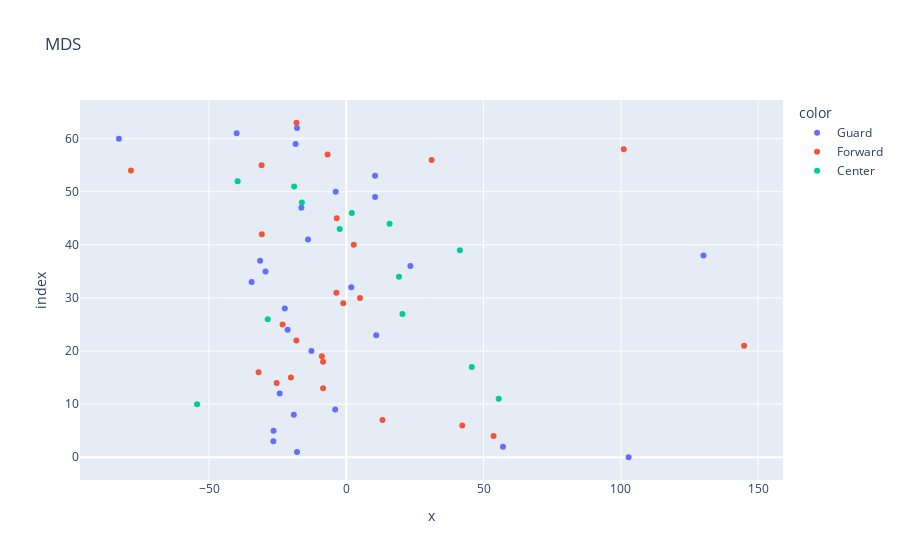

The cell this chart's notebook holds for it:
### Code cell
plot = px.scatter(X_trans[:,0], X_trans[:,1],color = data["POSITION"],title = "MDS")
plot.show()

### Figure 1 — Plotly figure (JSON) as saved in the notebook; plotly's stock layout.template omitted (floating-point values rounded to 4 significant figures)
{"data": [{"hovertemplate": "color=Guard<br>x=%{x}<br>index=%{y}<extra></extra>", "legendgroup": "Guard", "marker": {"color": "#636efa", "symbol": "circle"}, "mode": "markers", "name": "Guard", "orientation": "h", "showlegend": true, "type": "scatter", "x": [102.8, -17.95, 57.09, -26.55, -26.48, -19.1, -4.035, -24.25, -12.69, 10.92, -21.36, -22.38, 1.81, -34.48, -29.39, 23.36, -31.38, 130.1, -13.92, -16.35, 10.48, -3.855, 10.49, -18.45, -82.82, -39.92, -17.96], "xaxis": "x", "y": [0, 1, 2, 3, 5, 8, 9, 12, 20, 23, 24, 28, 32, 33, 35, 36, 37, 38, 41, 47, 49, 50, 53, 59, 60, 61, 62], "yaxis": "y"}, {"hovertemplate": "color=Forward<br>x=%{x}<br>index=%{y}<extra></extra>", "legendgroup": "Forward", "marker": {"color": "#EF553B", "symbol": "circle"}, "mode": "markers", "name": "Forward", "orientation": "h", "showlegend": true, "type": "scatter", "x": [53.66, 42.26, 13.2, -8.44, -25.35, -20.18, -31.95, -8.448, -8.899, 144.9, -18.15, -23.2, -1.108, 4.991, -3.586, 2.712, -30.77, -3.465, -78.43, -30.83, 31.1, -6.808, 101.1, -18.12], "xaxis": "x", "y": [4, 6, 7, 13, 14, 15, 16, 18, 19, 21, 22, 25, 29, 30, 31, 40, 42, 45, 54, 55, 56, 57, 58, 63], "yaxis": "y"}, {"hovertemplate": "color=Center<br>x=%{x}<br>index=%{y}<extra></extra>", "legendgroup": "Center", "marker": {"color": "#00cc96", "symbol": "circle"}, "mode": "markers", "name": "Center", "orientation": "h", "showlegend": true, "type": "scatter", "x": [-54.35, 55.52, 45.73, -28.62, 20.47, 19.2, 41.38, -2.394, 15.78, 2.028, -16.16, -18.99, -39.57], "xaxis": "x", "y": [10, 11, 17, 26, 27, 34, 39, 43, 44, 46, 48, 51, 52], "yaxis": "y"}], "layout": {"legend": {"title": {"text": "color"}, "tracegroupgap": 0}, "title": {"text": "MDS"}, "xaxis": {"anchor": "y", "domain": [0, 1], "title": {"text": "x"}}, "yaxis": {"anchor": "x", "domain": [0, 1], "title": {"text": "index"}}}}
